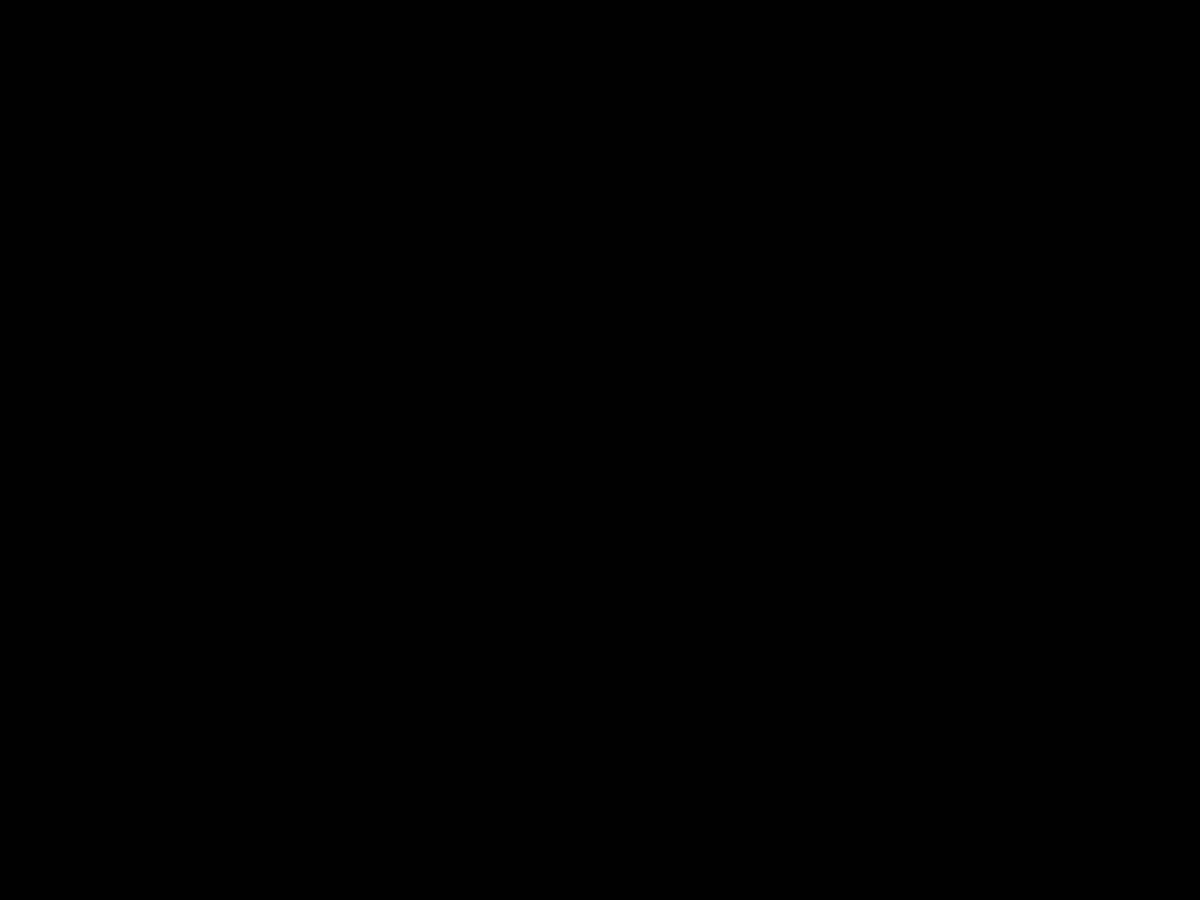
Frame 1 (no input)
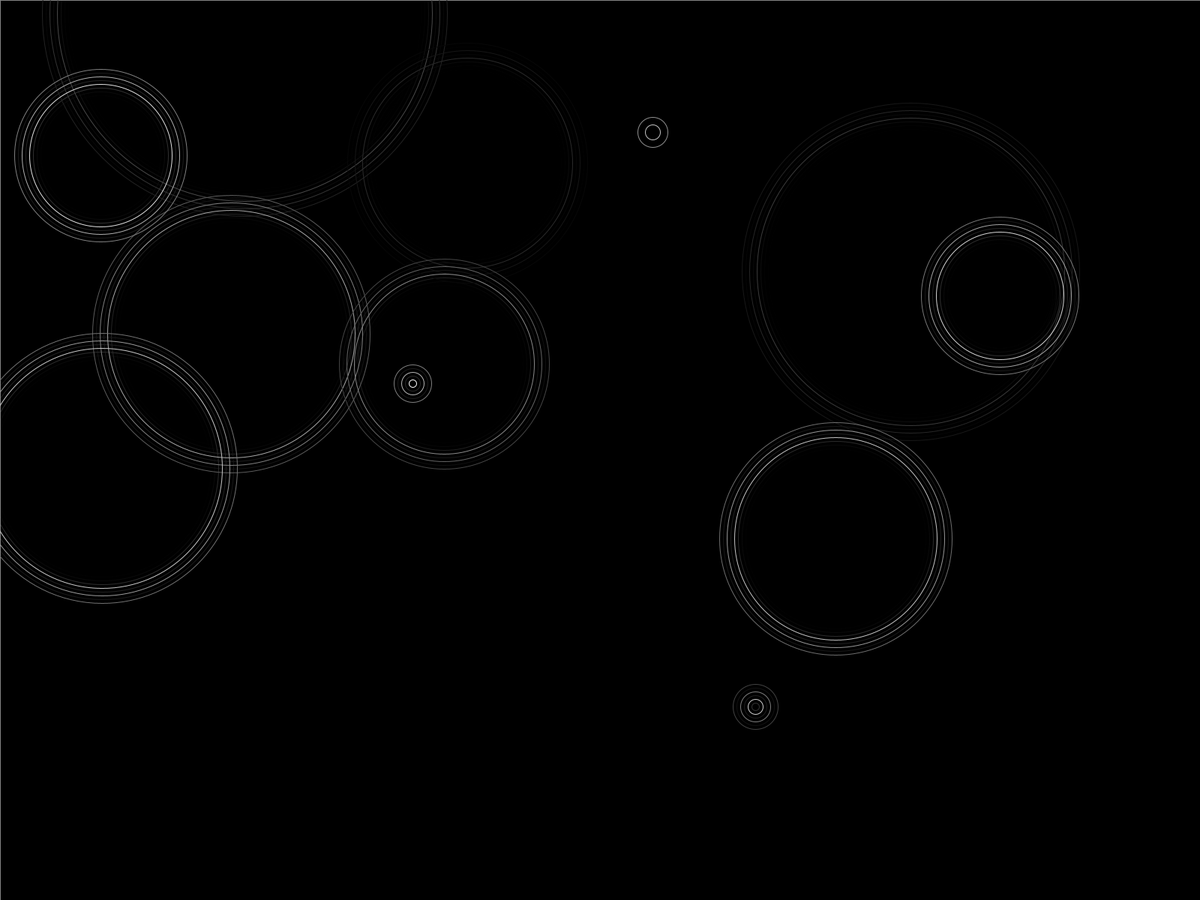
Frame 60 (the mouse pressed at the canvas centre just before this capture)
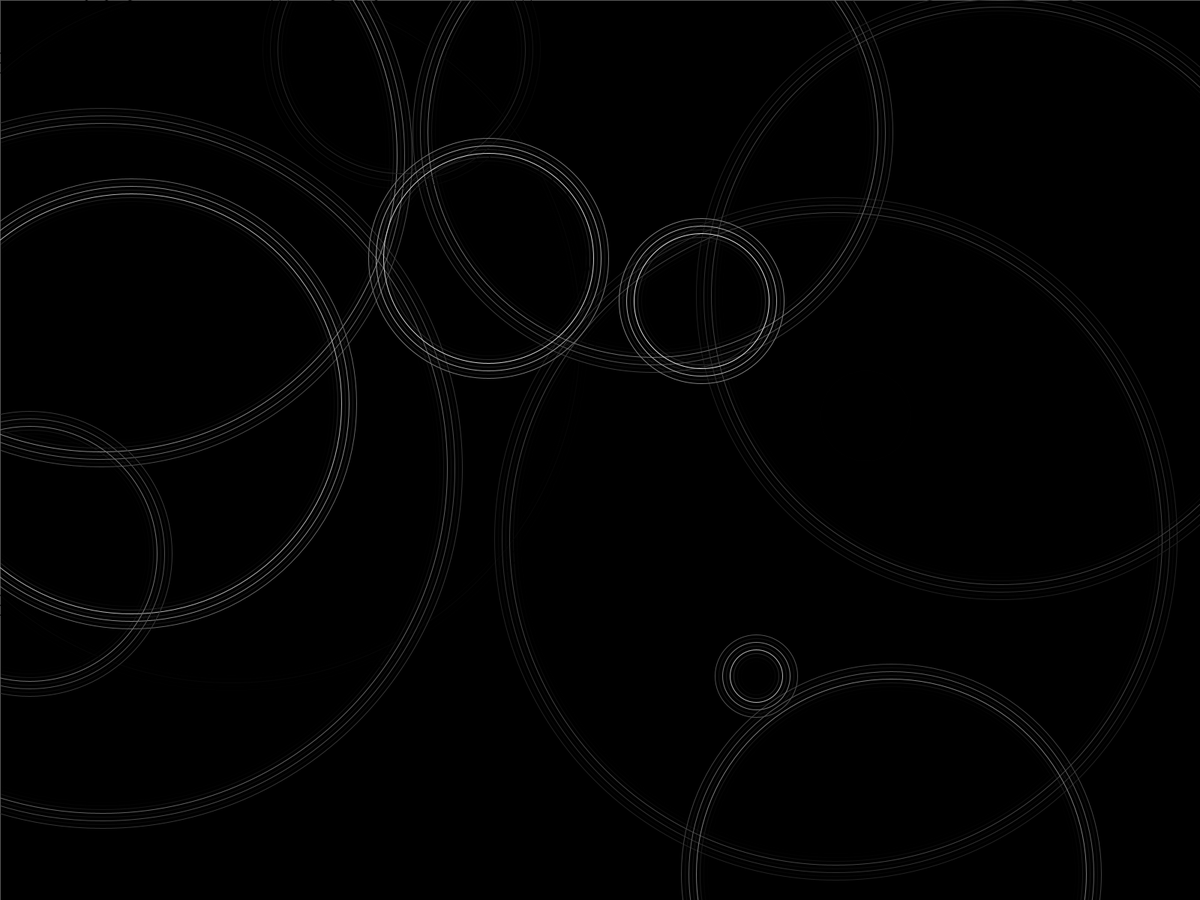
Frame 120 (the mouse held since frame 60 and released just before this capture)

The Processing sketch that drew these frames (run headless with seeded random() and noise(); from frame 60 on, the mouse is pressed at the canvas centre):

// Processing sketch: Ripple
// ── Ripple.pde
ArrayList<ripple> rposs = new ArrayList<ripple>();

void setup(){
  fullScreen();
  strokeWeight(1);
  background(0);
}

void draw(){
  fill(0, 200);
  rect(0, 0, width, height);
  stroke(255);
  noFill();
    if(random(0, 5) <= 1){
      ripple rpos = new ripple();
      rpos.x = random (0, width);
      rpos.y = random(0, height);
      rpos.speed = 10;
      rpos.endrange = random(10, 2000);
      rposs.add(rpos);
    }
  ArrayList<ripple> nrposs = new ArrayList<ripple>();
  for(ripple rpos: rposs){
    stroke(255-rpos.range/rpos.endrange*255);
    println(rpos.range);
    ellipse(rpos.x, rpos.y, rpos.range, rpos.range);
    float ring2diff = 20;
    stroke(200-(rpos.range+ring2diff)/rpos.endrange*200);
    ellipse(rpos.x, rpos.y, rpos.range+ring2diff, rpos.range+ring2diff);
    float ring3diff = 20;
    stroke(150-(rpos.range+ring2diff+ring3diff)/rpos.endrange*150);
    ellipse(rpos.x, rpos.y, rpos.range+ring2diff+ring3diff, rpos.range+ring2diff+ring3diff);
    rpos.range += rpos.speed;
    if(rpos.range <= rpos.endrange)nrposs.add(rpos);
  }
  rposs = nrposs;
}

class position{
  float x;
  float y;
}

class ripple extends position{
  float speed;
  float range = 0;
  float endrange;
}
